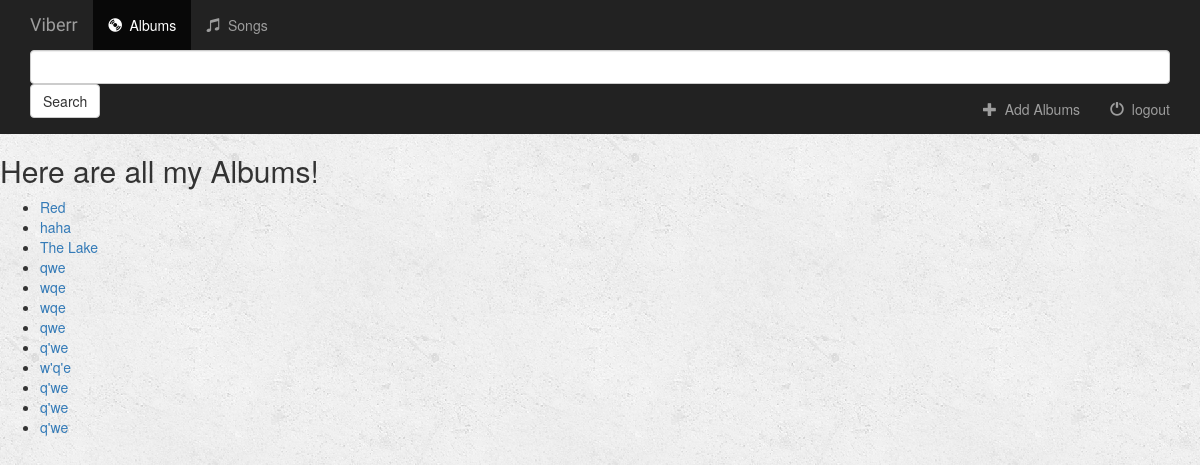
The app's page /music/ with its own data.
### music/models.py (models this page shows, shortened)
class Album(models.Model):
    artist = models.CharField(max_length=250)
    album_title = models.CharField(max_length=500)
    genre = models.CharField(max_length=100)
    album_logo = models.CharField(max_length=1000)

### music/views.py (the view)
class IndexView(generic.ListView):
    template_name = 'music/index.html'
    context_object_name = "all_albums"
    def get_queryset(self):
        return Album.objects.all()

### music/templates/music/index.html (shortened to what this page needs)
{% extends 'music/base.html' %}
{% block body %}
    {% if all_albums %}
        <h2>Here are all my Albums!</h2>
        <ul>
            {% for album in all_albums %}
                <li><a href="{% url 'music:detail' album.id %}">{{ album.album_title }}</a></li>
            {% endfor %}
        </ul>
    {% else %}
        <h3>You don't have any albums!</h3>
    {% endif %}
{% endblock %}

### music/static/music/style.css (style rules this page uses)
body { background: white url("images/background.png"); }

### records on screen
Album: album_title "Red"
Album: album_title "haha"
Album: album_title "The Lake"
Album: album_title "qwe"
Album: album_title "wqe"
Album: album_title "wqe"
Album: album_title "qwe"
Album: album_title "q'we"
Album: album_title "w'q'e"
Album: album_title "q'we"
Album: album_title "q'we"
Album: album_title "q'we"
